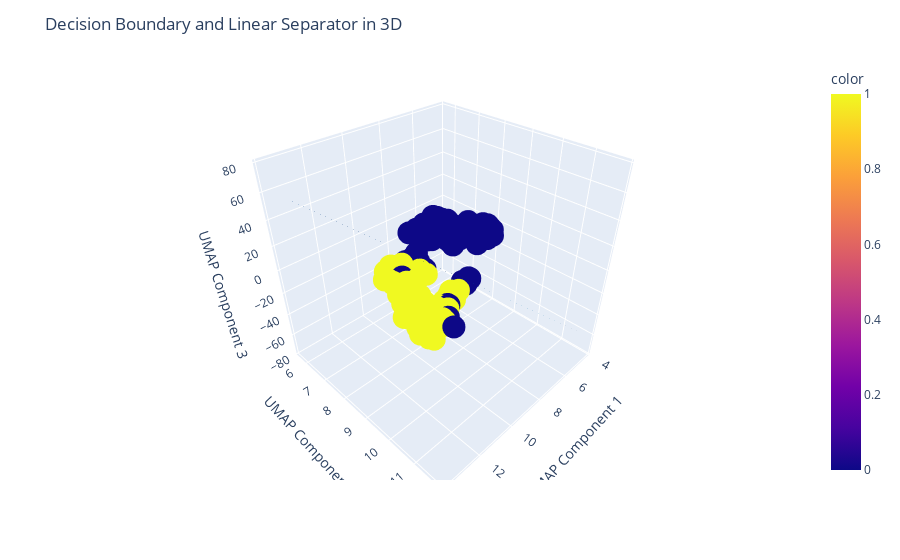
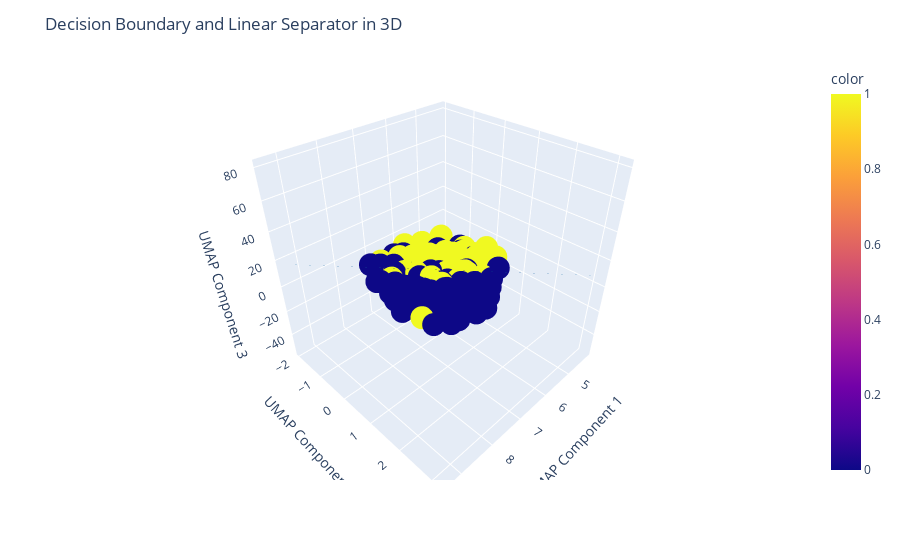
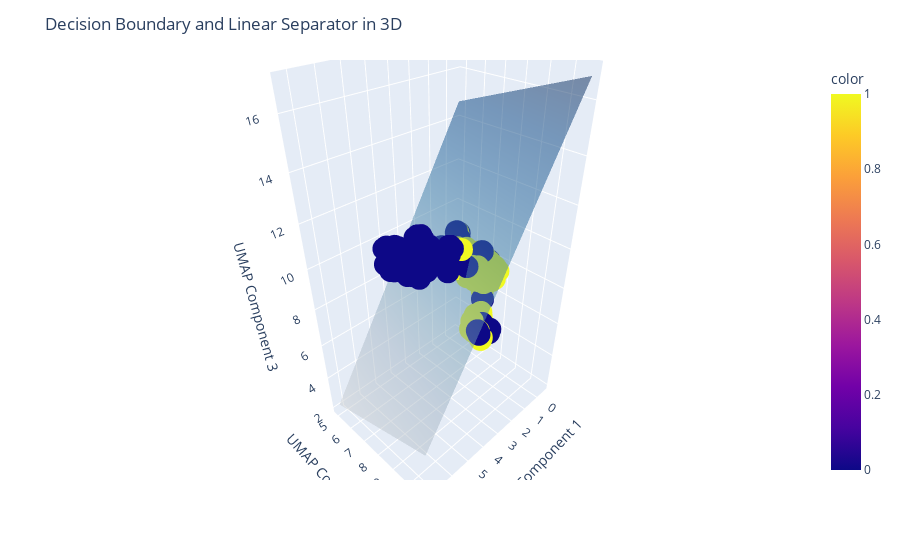

Notebook code cell kept with these figures, in order:
### Code cell
for x in dataset_smartseq.keys():
    print(x)
    svm_smartseq = run_svm(dataset_smartseq[x])
    filename = f"pickle/{tumor}/svm/smartseq_{x}"
    with open(filename, 'wb') as f:
        pickle.dump(svm_smartseq, f)
    print(f"Accuracy: {svm_smartseq['accuracy']}")
    plot_confusion_matrix(svm_smartseq, svm_smartseq['name'])
    plot_svm_feature_importance(svm_smartseq)
    plot_separating_hyperplane(svm_smartseq)

### Figure 1 — Plotly figure (JSON) as saved in the notebook; plotly's stock layout.template omitted (floating-point values rounded to 4 significant figures; data arrays with more than 128 entries replaced by an {"elided": "..."} marker saying what was removed)
{"data": [{"hovertemplate": "x=%{x}<br>y=%{y}<br>z=%{z}<br>color=%{marker.color}<extra></extra>", "legendgroup": "", "marker": {"color": {"elided": "145 int values"}, "coloraxis": "coloraxis", "symbol": "circle"}, "mode": "markers", "name": "", "scene": "scene", "showlegend": false, "type": "scatter3d", "x": {"elided": "145 float values"}, "y": {"elided": "145 float values"}, "z": {"elided": "145 float values"}}, {"colorscale": [[0, "rgb(247,251,255)"], [0.125, "rgb(222,235,247)"], [0.25, "rgb(198,219,239)"], [0.375, "rgb(158,202,225)"], [0.5, "rgb(107,174,214)"], [0.625, "rgb(66,146,198)"], [0.75, "rgb(33,113,181)"], [0.875, "rgb(8,81,156)"], [1, "rgb(8,48,107)"]], "opacity": 0.5, "showscale": false, "type": "surface", "x": {"elided": "50x50 float values"}, "y": {"elided": "50x50 float values"}, "z": {"elided": "50x50 float values"}}], "layout": {"coloraxis": {"colorbar": {"title": {"text": "color"}}, "colorscale": [[0, "#0d0887"], [0.1111, "#46039f"], [0.2222, "#7201a8"], [0.3333, "#9c179e"], [0.4444, "#bd3786"], [0.5556, "#d8576b"], [0.6667, "#ed7953"], [0.7778, "#fb9f3a"], [0.8889, "#fdca26"], [1, "#f0f921"]]}, "legend": {"tracegroupgap": 0}, "margin": {"t": 60}, "scene": {"domain": {"x": [0, 1], "y": [0, 1]}, "xaxis": {"title": {"text": "UMAP Component 1"}}, "yaxis": {"title": {"text": "UMAP Component 2"}}, "zaxis": {"title": {"text": "UMAP Component 3"}}}, "title": {"text": "Decision Boundary and Linear Separator in 3D"}}}

### Figure 2 — Plotly figure (JSON) as saved in the notebook; plotly's stock layout.template omitted (floating-point values rounded to 4 significant figures; data arrays with more than 128 entries replaced by an {"elided": "..."} marker saying what was removed)
{"data": [{"hovertemplate": "x=%{x}<br>y=%{y}<br>z=%{z}<br>color=%{marker.color}<extra></extra>", "legendgroup": "", "marker": {"color": {"elided": "145 int values"}, "coloraxis": "coloraxis", "symbol": "circle"}, "mode": "markers", "name": "", "scene": "scene", "showlegend": false, "type": "scatter3d", "x": {"elided": "145 float values"}, "y": {"elided": "145 float values"}, "z": {"elided": "145 float values"}}, {"colorscale": [[0, "rgb(247,251,255)"], [0.125, "rgb(222,235,247)"], [0.25, "rgb(198,219,239)"], [0.375, "rgb(158,202,225)"], [0.5, "rgb(107,174,214)"], [0.625, "rgb(66,146,198)"], [0.75, "rgb(33,113,181)"], [0.875, "rgb(8,81,156)"], [1, "rgb(8,48,107)"]], "opacity": 0.5, "showscale": false, "type": "surface", "x": {"elided": "50x50 float values"}, "y": {"elided": "50x50 float values"}, "z": {"elided": "50x50 float values"}}], "layout": {"coloraxis": {"colorbar": {"title": {"text": "color"}}, "colorscale": [[0, "#0d0887"], [0.1111, "#46039f"], [0.2222, "#7201a8"], [0.3333, "#9c179e"], [0.4444, "#bd3786"], [0.5556, "#d8576b"], [0.6667, "#ed7953"], [0.7778, "#fb9f3a"], [0.8889, "#fdca26"], [1, "#f0f921"]]}, "legend": {"tracegroupgap": 0}, "margin": {"t": 60}, "scene": {"domain": {"x": [0, 1], "y": [0, 1]}, "xaxis": {"title": {"text": "UMAP Component 1"}}, "yaxis": {"title": {"text": "UMAP Component 2"}}, "zaxis": {"title": {"text": "UMAP Component 3"}}}, "title": {"text": "Decision Boundary and Linear Separator in 3D"}}}

### Figure 3 — Plotly figure (JSON) as saved in the notebook; plotly's stock layout.template omitted (floating-point values rounded to 4 significant figures; data arrays with more than 128 entries replaced by an {"elided": "..."} marker saying what was removed)
{"data": [{"hovertemplate": "x=%{x}<br>y=%{y}<br>z=%{z}<br>color=%{marker.color}<extra></extra>", "legendgroup": "", "marker": {"color": {"elided": "145 int values"}, "coloraxis": "coloraxis", "symbol": "circle"}, "mode": "markers", "name": "", "scene": "scene", "showlegend": false, "type": "scatter3d", "x": {"elided": "145 float values"}, "y": {"elided": "145 float values"}, "z": {"elided": "145 float values"}}, {"colorscale": [[0, "rgb(247,251,255)"], [0.125, "rgb(222,235,247)"], [0.25, "rgb(198,219,239)"], [0.375, "rgb(158,202,225)"], [0.5, "rgb(107,174,214)"], [0.625, "rgb(66,146,198)"], [0.75, "rgb(33,113,181)"], [0.875, "rgb(8,81,156)"], [1, "rgb(8,48,107)"]], "opacity": 0.5, "showscale": false, "type": "surface", "x": {"elided": "50x50 float values"}, "y": {"elided": "50x50 float values"}, "z": {"elided": "50x50 float values"}}], "layout": {"coloraxis": {"colorbar": {"title": {"text": "color"}}, "colorscale": [[0, "#0d0887"], [0.1111, "#46039f"], [0.2222, "#7201a8"], [0.3333, "#9c179e"], [0.4444, "#bd3786"], [0.5556, "#d8576b"], [0.6667, "#ed7953"], [0.7778, "#fb9f3a"], [0.8889, "#fdca26"], [1, "#f0f921"]]}, "legend": {"tracegroupgap": 0}, "margin": {"t": 60}, "scene": {"domain": {"x": [0, 1], "y": [0, 1]}, "xaxis": {"title": {"text": "UMAP Component 1"}}, "yaxis": {"title": {"text": "UMAP Component 2"}}, "zaxis": {"title": {"text": "UMAP Component 3"}}}, "title": {"text": "Decision Boundary and Linear Separator in 3D"}}}
